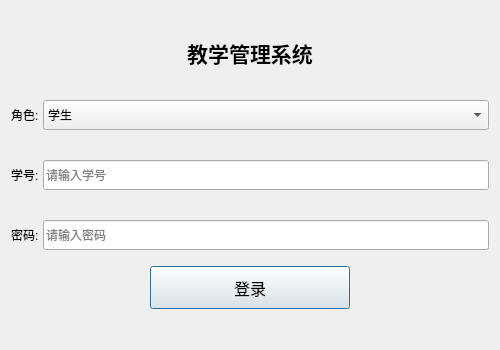
<?xml version="1.0" encoding="UTF-8"?>
<ui version="4.0">
 <class>LoginDialog</class>
 <widget class="QDialog" name="LoginDialog">
  <property name="geometry">
   <rect>
    <x>0</x>
    <y>0</y>
    <width>500</width>
    <height>350</height>
   </rect>
  </property>
  <property name="windowTitle">
   <string>用户登录 - 教学管理系统</string>
  </property>
  <layout class="QVBoxLayout" name="verticalLayout">
   <item>
    <widget class="QLabel" name="titleLabel">
     <property name="enabled">
      <bool>true</bool>
     </property>
     <property name="minimumSize">
      <size>
       <width>0</width>
       <height>70</height>
      </size>
     </property>
     <property name="maximumSize">
      <size>
       <width>16777215</width>
       <height>90</height>
      </size>
     </property>
     <property name="font">
      <font>
       <pointsize>16</pointsize>
       <bold>true</bold>
      </font>
     </property>
     <property name="text">
      <string>教学管理系统</string>
     </property>
     <property name="alignment">
      <set>Qt::AlignmentFlag::AlignCenter</set>
     </property>
    </widget>
   </item>
   <item>
    <layout class="QFormLayout" name="formLayout">
     <property name="horizontalSpacing">
      <number>4</number>
     </property>
     <property name="verticalSpacing">
      <number>30</number>
     </property>
     <item row="0" column="0">
      <widget class="QLabel" name="roleLabel">
       <property name="text">
        <string>角色:</string>
       </property>
      </widget>
     </item>
     <item row="0" column="1">
      <widget class="QComboBox" name="roleComboBox">
       <property name="minimumSize">
        <size>
         <width>0</width>
         <height>30</height>
        </size>
       </property>
       <item>
        <property name="text">
         <string>学生</string>
        </property>
       </item>
       <item>
        <property name="text">
         <string>教师</string>
        </property>
       </item>
       <item>
        <property name="text">
         <string>管理员</string>
        </property>
       </item>
      </widget>
     </item>
     <item row="1" column="0">
      <widget class="QLabel" name="idLabel">
       <property name="text">
        <string>学号:</string>
       </property>
      </widget>
     </item>
     <item row="1" column="1">
      <widget class="QLineEdit" name="idEdit">
       <property name="minimumSize">
        <size>
         <width>0</width>
         <height>30</height>
        </size>
       </property>
       <property name="placeholderText">
        <string>请输入学号</string>
       </property>
      </widget>
     </item>
     <item row="2" column="0">
      <widget class="QLabel" name="passwordLabel">
       <property name="text">
        <string>密码:</string>
       </property>
      </widget>
     </item>
     <item row="2" column="1">
      <layout class="QHBoxLayout" name="passwordLayout">
       <property name="spacing">
        <number>5</number>
       </property>
       <item>
        <widget class="QLineEdit" name="passwordEdit">
         <property name="minimumSize">
          <size>
           <width>0</width>
           <height>30</height>
          </size>
         </property>
         <property name="echoMode">
          <enum>QLineEdit::EchoMode::Password</enum>
         </property>
         <property name="placeholderText">
          <string>请输入密码</string>
         </property>
        </widget>
       </item>
      </layout>
     </item>
    </layout>
   </item>
   <item>
    <layout class="QHBoxLayout" name="buttonLayout">
     <property name="spacing">
      <number>2</number>
     </property>
     <property name="sizeConstraint">
      <enum>QLayout::SizeConstraint::SetDefaultConstraint</enum>
     </property>
     <property name="topMargin">
      <number>10</number>
     </property>
     <property name="bottomMargin">
      <number>30</number>
     </property>
     <item>
      <widget class="QPushButton" name="loginButton">
       <property name="minimumSize">
        <size>
         <width>150</width>
         <height>40</height>
        </size>
       </property>
       <property name="maximumSize">
        <size>
         <width>200</width>
         <height>50</height>
        </size>
       </property>
       <property name="font">
        <font>
         <pointsize>12</pointsize>
        </font>
       </property>
       <property name="text">
        <string>登录</string>
       </property>
      </widget>
     </item>
    </layout>
   </item>
  </layout>
 </widget>
 <resources/>
 <connections/>
</ui>
